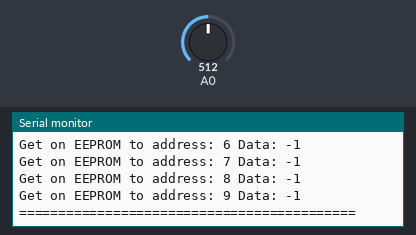
Recording of a sketch running on a simulated Arduino Uno, built with avr-gcc and run on an emulated ATmega328P. Shown: the last lines printed to the serial monitor. The test bench sets the inputs (shaded band); at power-on: A0 = 512. EEPROM starts erased.

Above: at 1.6 s.
1.7 s: A0 set to 716
At 3.9 s:
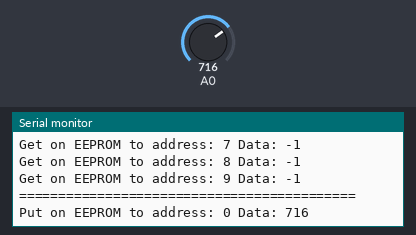
7.5 s: A0 set to 900
At 9.6 s:
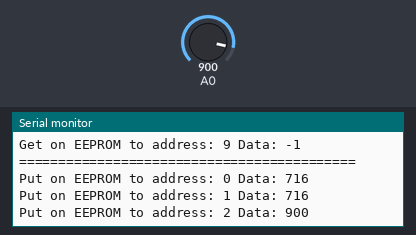

The sketch:

elTorpedo85_EEPROM_test.ino
```cpp
#include <EEPROM.h>

int chargeLvlEEPROM = 0;
int readEEPROMdata = 0;
int adrCounter = 0;
int i = 0;

void setup() {

  Serial.begin(9200);

  //READ
  Serial.println("===========================================");
  for (i=0; i<10; i++) {
    EEPROM.get(adrCounter, readEEPROMdata);
    Serial.print("Get on EEPROM to address: ");
    Serial.print(adrCounter / 2);
    Serial.print(" Data: ");
    Serial.println(readEEPROMdata);
    adrCounter = adrCounter + 2;
  }
  Serial.println("===========================================");
  Serial.println("");
  adrCounter = 0;
}

void loop() {

  //WRITE
  static uint32_t tmr;
  if (millis() - tmr >= 3000) {
    tmr = millis();
    if (adrCounter < 20) {
      chargeLvlEEPROM =  analogRead(A0);
      EEPROM.put(adrCounter, chargeLvlEEPROM);
      Serial.print("Put on EEPROM to address: ");
      Serial.print(adrCounter / 2);
      Serial.print(" Data: ");
      Serial.println(chargeLvlEEPROM);

      adrCounter = adrCounter + 2;
    }
  }

}
```

Measured:
- after the input at 1.7 s, the serial monitor: prints a new line after 1.3 s (image 1)
- after the input at 7.5 s, the serial monitor: prints a new line after 1.5 s (image 2)
